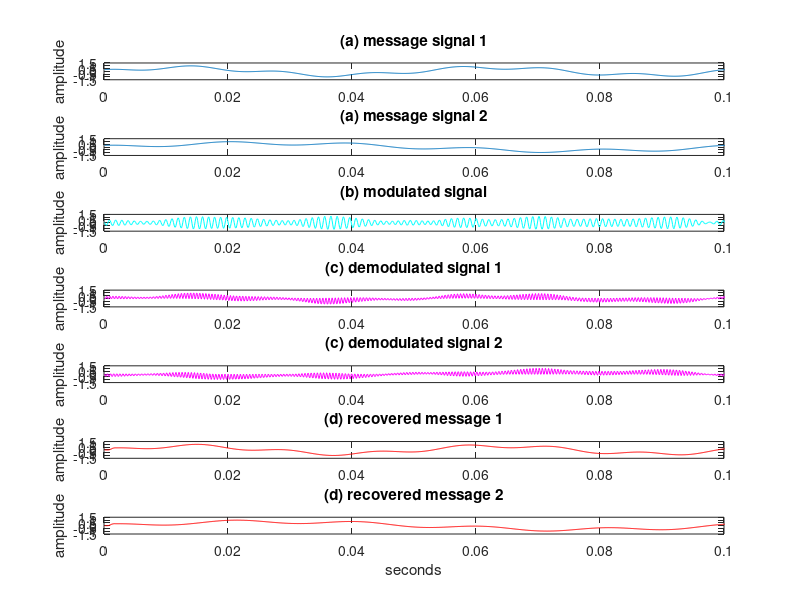

Source code (MATLAB): (Note: this script raises an error after producing the figure.)
clc;
clear all;
close all;
% IQ_moddem.m: IQ mod_dem
time=0.2; Ts=1/10000;                           % sampling interval and time
t=Ts:Ts:time;                                   % define a "time" vector 
fc=1000; c=cos(2*pi*fc*t);                      % define carrier at freq fc
s=sin(2*pi*fc*t);
m1=.7*sin(2*pi*20*t)+.3*cos(2*pi*70*t);          % create "message"
m2=.7*sin(2*pi*10*t)+.3*cos(2*pi*50*t);
x = c.*m1 - s.*m2;
fd = 0; phi = 0;                                % freq & phase offsets
c2 = cos(2*pi*(fc+fd)*t+phi);                   % create cosine for demodulation
s2 = sin(2*pi*(fc+fd)*t+phi);
b1 = x.*c2;
b2 = x.*s2;% demodulate received signal
fbe=[0 0.05 0.25 1]; damps=[1 1 0 0]; L=20;     % low pass filter design 
h=firpm(L,fbe,damps);                           % impulse response of LPF
m1est=2*filter(h,1,b1);                           % LPF the demodulated signal
m2est=2*filter(h,1,b2)*-1;
% generate the figure
figure(1)
subplot(7,1,1), plot(t,m1)
ylabel('amplitude'); title('(a) message signal 1');
axis([0,0.1,-1.5 1.5])
subplot(7,1,2), plot(t,m2)
ylabel('amplitude'); title('(a) message signal 2');
axis([0,0.1,-1.5 1.5])
subplot(7,1,3), plot(t,x,'c')
ylabel('amplitude'); title('(b) modulated signal');
axis([0,0.1, -1.5,1.5])
subplot(7,1,4), plot(t,b1,'m')
ylabel('amplitude'); title('(c) demodulated signal 1');
axis([0,0.1, -1.5,1.5])
subplot(7,1,5), plot(t,b2,'m')
ylabel('amplitude'); title('(c) demodulated signal 2');
axis([0,0.1, -1.5,1.5])
subplot(7,1,6), plot(t,m1est,'r')
ylabel('amplitude'); title('(d) recovered message 1');
axis([0,0.1, -1.5, 1.5])
subplot(7,1,7), plot(t,m2est,'r')
ylabel('amplitude'); title('(d) recovered message 2');
axis([0,0.1, -1.5, 1.5])
xlabel('seconds');

% this shows things a bit more clearly (but won't print well)
% figure(2)
% plot(t,x,'c')
%  hold on
%  plot(t,m)
%  plot(t,mest,'r')
%  ylabel('amplitude')
%  xlabel('seconds')
%  title('cyan=modulated signal, blue=message, red=recovered message')
% hold off



figure(3)
plotspec(m1,Ts)
ylabel('amplitude'); title('(a) message signal 1');

figure(4)
plotspec(m2,Ts)
ylabel('amplitude'); title('(a) message signal 2');

figure(5)
plotspec(x,Ts)
ylabel('amplitude'); title('(a) modulated signal');

figure(6)
plotspec(b1,Ts)
ylabel('amplitude'); title('(a) demodulated signal 1');

figure(7)
plotspec(b2,Ts)
ylabel('amplitude'); title('(a) demodulated signal 2');

figure(8)
plotspec(m1est,Ts)
ylabel('amplitude'); title('(a) recovered signal 1');

figure(9)
plotspec(m2est,Ts)
ylabel('amplitude'); title('(a) recovered signal 2');
